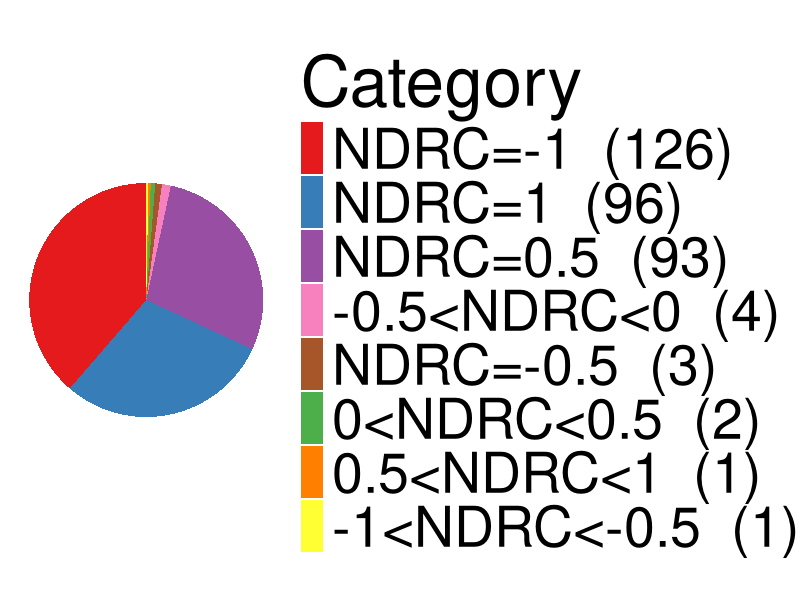
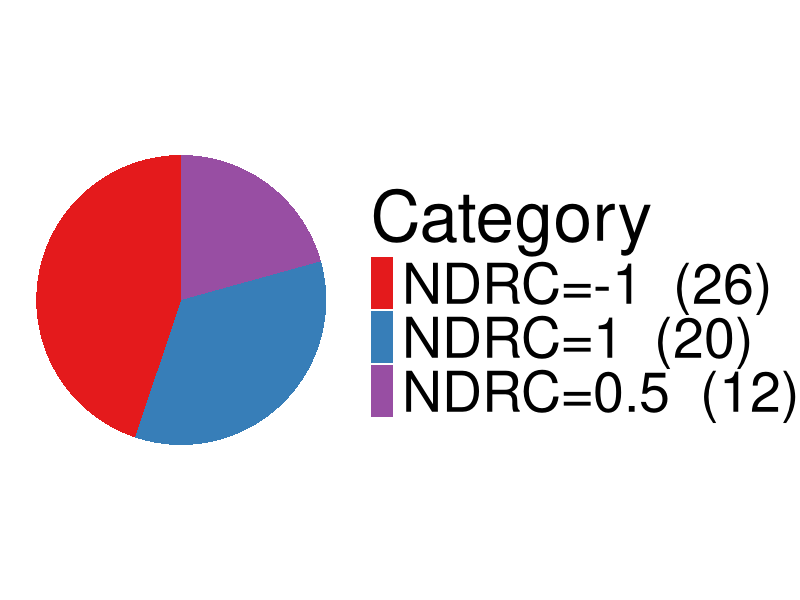
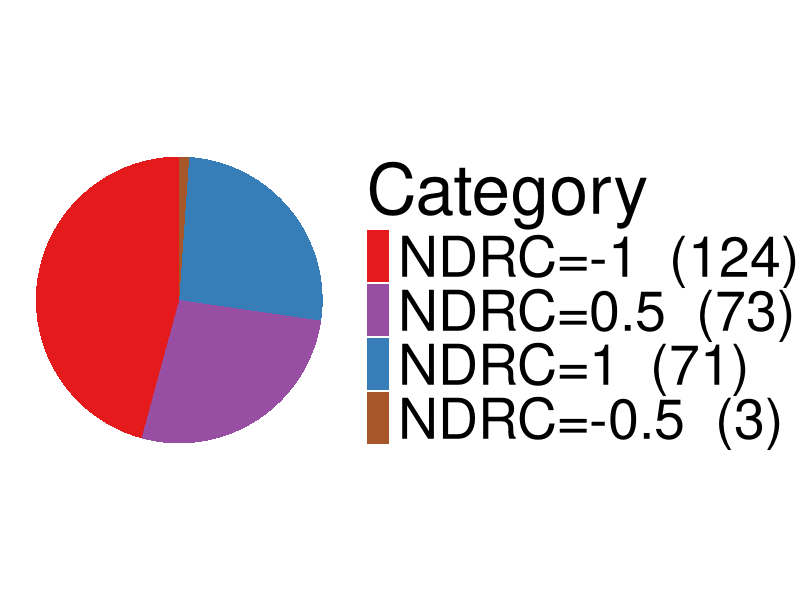
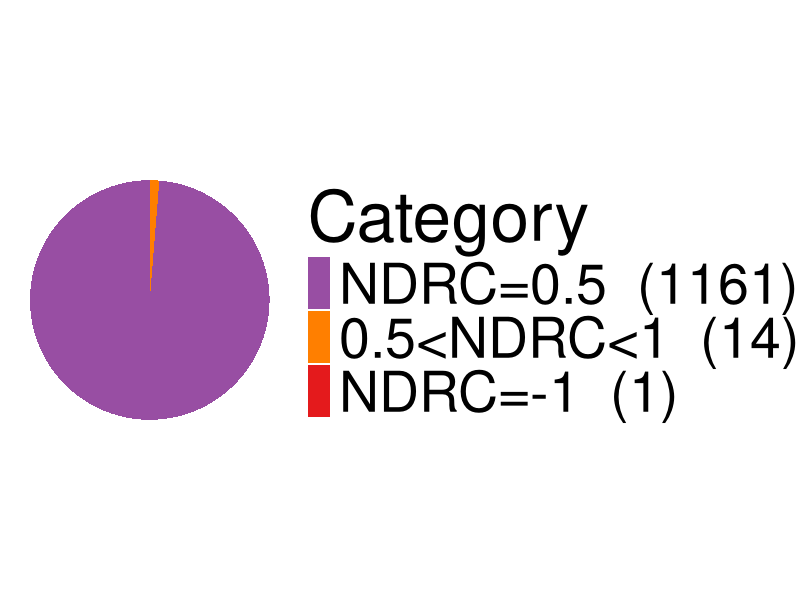
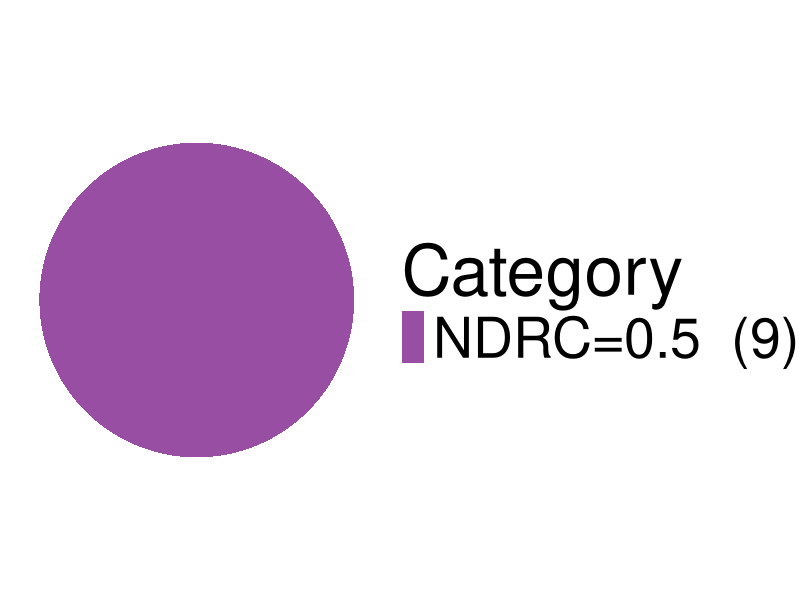

Here is the R script that generated these plots, in order:
library(ggplot2)
library(dplyr)
library(stringr)
library(RColorBrewer)

# obtain current path of script
get_script_dir <- function() {
  if (interactive() && requireNamespace("rstudioapi", quietly = TRUE)) {
    tryCatch({
      script_path <- rstudioapi::getActiveDocumentContext()$path
      if (length(script_path) > 0) {
        return(dirname(script_path))
      }
    }, error = function(e) NULL)
  }
  
  args <- commandArgs(trailingOnly = FALSE)
  script_path <- sub("--file=", "", args[grep("--file=", args)])
  if (length(script_path) > 0) {
    return(dirname(normalizePath(script_path)))
  }
  
  warning("Unable to automatically obtain script path, defaults to returning the current working directory. Please manually specify the relevant path", getwd())
  return(getwd())
}

script_dir <- get_script_dir()
cat("The directory where the current script is located：", script_dir, "\n")

categories <- c("NDRC=-1", "NDRC=1", "0<NDRC<0.5", "NDRC=0.5", "0.5<NDRC<1", "-1<NDRC<-0.5", "NDRC=-0.5", "-0.5<NDRC<0")
fixed_colors <- RColorBrewer::brewer.pal(8, "Set1")


sizes_list <- list(
  c(126, 96, 2, 93, 1, 1, 3, 4),
  c(26, 20, 0, 12, 0, 0, 0, 0),
  c(124, 71, 0, 73, 0, 0, 3, 0),
  c(1, 0, 0, 1161, 14, 0, 0, 0),
  c(0, 0, 0, 9, 0, 0, 0, 0)
)
suffix=c("a","b","c","d","e")


for (i in seq_along(sizes_list)) {
  sizes <- sizes_list[[i]]
  df <- data.frame(
    Category = categories,
    size = sizes
  )

  filtered_df <- df %>%
    filter(size > 0)
  if (nrow(filtered_df) == 0) {
    cat(paste0("No data for group ", i, "\n"))
    next
  }
  

  sorted_df <- arrange(filtered_df, -size)
  sorted_categories <- sorted_df$Category
  sorted_df$Category <- factor(sorted_df$Category, levels = sorted_df$Category)
  matched_colors <- fixed_colors[match(sorted_categories, categories)]
  

  ggplot(sorted_df, aes(x = "", y = size, fill = Category)) +
    geom_bar(stat = "identity", width = 1) +
    coord_polar("y") +
    theme_void() +
    scale_fill_manual(
      values = matched_colors,
      labels = paste0(sorted_df$Category, "  (", sorted_df$size, ")")
    ) +
    theme(
      legend.position = "right",
      legend.text = element_text(size = 40),
      legend.title = element_text(size = 50),
    )
  
  filename <- paste0(script_dir, "/Fig13", suffix[i], ".pdf")
  ggsave(filename, width = 16, height = 8)

}
